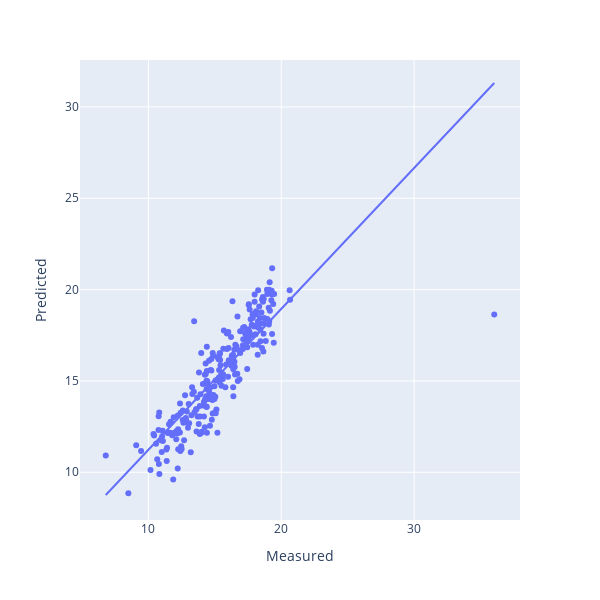

Notebook source saved alongside this figure:
### Code cell
optimise_pls_cv(df_snv.values, df_raw['UBS (%)'].values, 40, True, 'UBS (%)')

### Figure 1 — Plotly figure (JSON) as saved in the notebook; plotly's stock layout.template omitted (floating-point values rounded to 4 significant figures; data arrays with more than 128 entries replaced by an {"elided": "..."} marker saying what was removed)
{"data": [{"hovertemplate": "Measured=%{x}<br>Predicted=%{y}<extra></extra>", "legendgroup": "", "marker": {"color": "#636efa", "symbol": "circle"}, "mode": "markers", "name": "", "orientation": "v", "showlegend": false, "type": "scatter", "x": {"elided": "250 float values"}, "xaxis": "x", "y": {"elided": "250 float values"}, "yaxis": "y"}, {"hovertemplate": "<b>OLS trendline</b><br>y = 0.770989 * x + 3.52348<br>R<sup>2</sup>=0.712461<br><br>Measured=%{x}<br>Predicted=%{y} <b>(trend)</b><extra></extra>", "legendgroup": "", "marker": {"color": "#636efa", "symbol": "circle"}, "mode": "lines", "name": "", "showlegend": false, "type": "scatter", "x": {"elided": "250 float values"}, "xaxis": "x", "y": {"elided": "250 float values"}, "yaxis": "y"}], "layout": {"height": 600, "legend": {"tracegroupgap": 0}, "margin": {"t": 60}, "width": 600, "xaxis": {"anchor": "y", "domain": [0, 1], "title": {"text": "Measured"}}, "yaxis": {"anchor": "x", "domain": [0, 1], "title": {"text": "Predicted"}}}}
